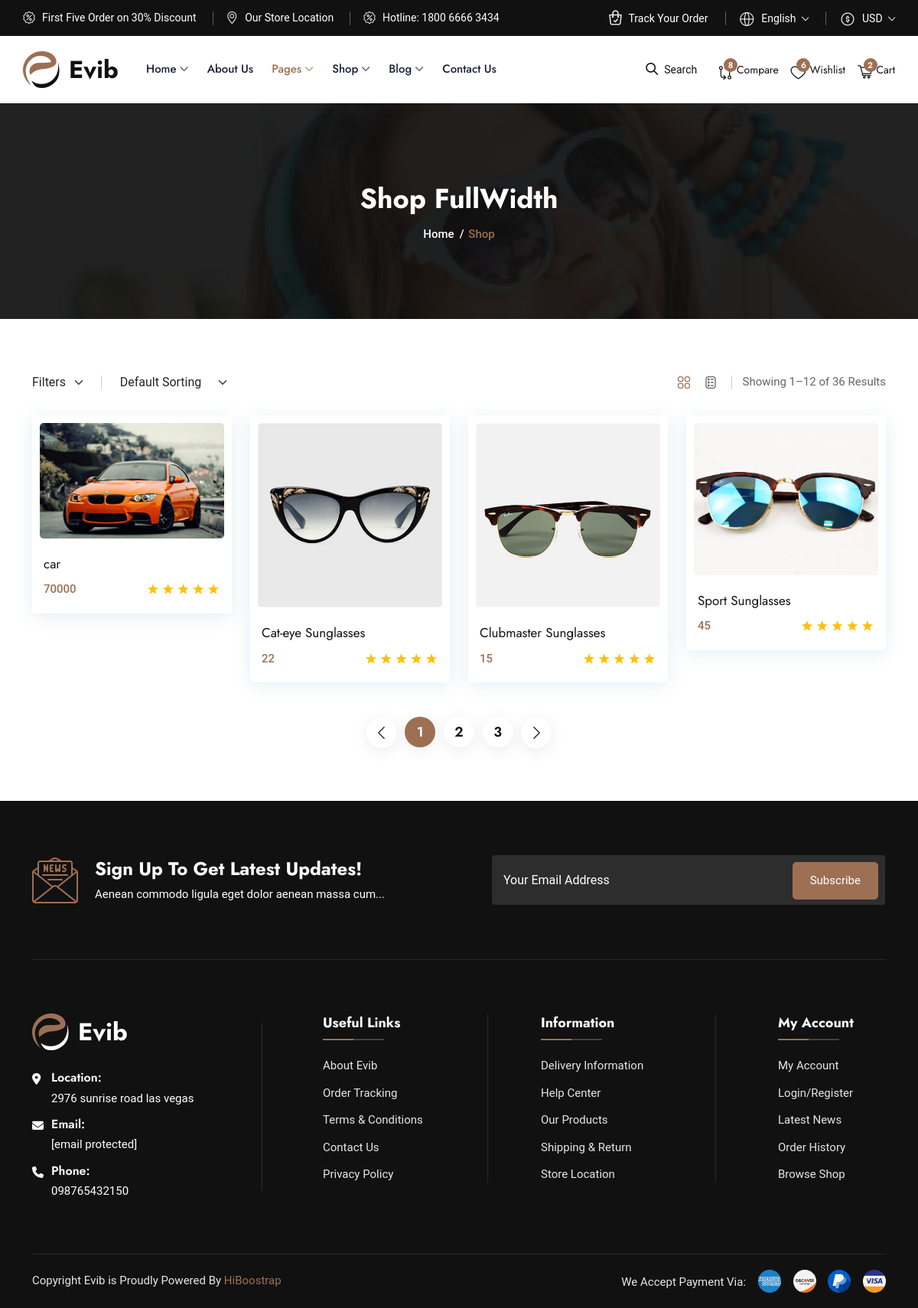
Page /view_product (signed in) on the committed database.
### app_seller/models.py (models this page shows, shortened)
class Add_Product(models.Model):
    pname=models.CharField(max_length=50)
    price = models.CharField(max_length=5)
    description= models.CharField(max_length=250)
    image = models.FileField(upload_to='pimage/',default="ghughu")
    seller = models.ForeignKey(seller_user,on_delete=models.CASCADE)

### app_buyer/views.py (the view)
# urls.py: path('view_product',views.view_product,name="view_product"),
def view_product(request):
    request.session['email']
    session_user_data = User.objects.get(email=request.session['email'])
    product_data=Add_Product.objects.all()
    return render (request,'view_product.html',{"product_data":product_data,"session_user_data":session_user_data})

### app_buyer/templates/view_product.html (shortened to what this page needs)
{% extends 'header_footer.html' %} {% load static %} {% block content %}
<div class="page-banner-area bg-1">
    <div class="container">
        <div class="page-banner-content">
            <h1>Shop FullWidth</h1>
            <ul>
                <li><a href="index.html">Home</a></li>
                <li>Shop</li>
            </ul>
        </div>
    </div>
</div>
<div class="shop-area ptb-70">
    <div class="container">
        <div class="shop-top-shorting-area">
            <div class="row align-items-center">
                <div class="col-lg-6 col-md-6">
                    <div class="shop-shorting-left-content">
                        <ul>
                            <li>
                                <select class="form-select">
 <option selected>Filters</option>
</select>
                            </li>
                            <li>
                                <select class="form-select">
<option selected>Default Sorting</option>
</select>
                            </li>
                        </ul>
                    </div>
                </div>
                <div class="col-lg-6 col-md-6">
                    <div class="shop-shorting-right-content">
                        <ul>
                            <li>
                                <div class="grid-view-content">
                                    <div class="view-list-row d-none d-lg-block d-md-block">
                                        <div class="view-column">
                                            <a href="#" class="icon-view-four active">
                                                <img src="assets/images/icon/grid-icon.svg" alt="icon">
                                            </a>
                                            <a href="#" class="view-grid-switch">
                                                <img src="assets/images/icon/list-icon.svg" alt="icon">
                                            </a>
                                        </div>
                                    </div>
                                </div>
                            </li>
                            <li>
                                <p>Showing 1–12 of 36 Results</p>
                            </li>
                        </ul>
                    </div>
                </div>
            </div>
        </div>
        <div id="products-collections-filter" class="row justify-content-center">
            {% for pro in product_data %}
            <div class="col-lg-3 col-sm-6 products-col-item">
                <div class="single-shop-card">
                    <div class="shop-image">
                        <img src="{{pro.image.url}}" alt="shop">
                    </div>
                    <div class="content">
                        <h3>
                            <a href="{% url 'product_description' pro.id %}">{{pro.pname}}</a>
                        </h3>
                        <ul class="info d-flex justify-content-between">
                            <li>
                                <span>{{pro.price}}</span>
                            </li>
                            <li>
                                <div class="rating">
                                    <i class="flaticon-star-1"></i>
                                    <i class="flaticon-star-1"></i>
                                    <i class="flaticon-star-1"></i>
                                    <i class="flaticon-star-1"></i>
                                    <i class="flaticon-star-1"></i>
                                </div>
                            </li>
                        </ul>
                    </div>
                </div>
            </div>
            {% endfor %}
        </div>
        <div class="default-pagination mt-20">
            <ul>
                <li><a href="#" class="arrow"><i class="flaticon-left-arrow"></i></a></li>
                <li><a href="#" class="active">1</a></li>
                <li><a href="#">2</a></li>
                <li><a href="#">3</a></li>
                <li><a href="#" class="arrow"><i class="flaticon-next"></i></a></li>
            </ul>
        </div>
    </div>
</div>
{% endblock %}

### app_buyer/templates/header_footer.html (shortened to what this page needs)
<!DOCTYPE html>
<html lang="en">
{% load static %}
<head>
<link rel="stylesheet" href="{% static 'assets/css/bootstrap.min.css' %}">
<link rel="stylesheet" href="{% static 'assets/css/meanmenu.css' %}">
<link rel="stylesheet" href="{% static 'assets/css/owl.carousel.min.css' %}">
<link rel="stylesheet" href="{% static 'assets/css/owl.theme.default.min.css' %}">
<link rel="stylesheet" href="{% static 'assets/css/magnific-popup.css' %}">
<link rel="stylesheet" href="{% static 'assets/css/scrollCue.css' %}">
<link rel="stylesheet" href="{% static 'assets/css/flaticon.css' %}">
<link rel="stylesheet" href="{% static 'assets/css/fontawesome.min.css' %}">
<link rel="stylesheet" href="{% static 'assets/css/banner.css' %}">
<link rel="stylesheet" href="{% static 'assets/css/shop.css' %}">
<link rel="stylesheet" href="{% static 'assets/css/blog.css' %}">
<link rel="stylesheet" href="{% static 'assets/css/footer.css' %}">
<link rel="stylesheet" href="{% static 'assets/css/style.css' %}">
<link rel="stylesheet" href="{% static 'assets/css/responsive.css' %}">
</head>
<body>
<div class="top-header-area bg-111111">
<div class="container-fluid">
<div class="row align-items-center">
<div class="col-lg-7">
<div class="top-header-left-content">
<ul>
<li>
<i class="flaticon-discount"></i>
First Five Order on 30% Discount
</li>
<li>
<i class="flaticon-placeholder"></i>
Our Store Location
</li>
<li>
<i class="flaticon-discount"></i>
Hotline: <a href="tel:180066663434">1800 6666 3434</a>
</li>
</ul>
</div>
</div>
<div class="col-lg-5">
 <div class="top-header-right-content">
<ul>
<li>
<i class="flaticon-shopping-bag"></i>
<a href="#">Track Your Order</a>
</li>
<li>
<i class="flaticon-worldwide"></i>
<select class="form-select">
<option selected>English</option>
</select>
</li>
<li>
<i class="flaticon-coin"></i>
<select class="form-select">
<option selected>USD</option>
</select>
</li>
</ul>
</div>
</div>
</div>
</div>
</div>
<div class="navbar-area">
<div class="desktop-nav">
<div class="container-fluid">
<nav class="navbar navbar-expand-md navbar-light">
<a class="navbar-brand" href="index.html">
<img src="{% static 'assets/images/logo.webp' %}" alt="logo">
</a>
<div class="collapse navbar-collapse mean-menu" id="navbarSupportedContent">
<ul class="navbar-nav me-auto">
<li class="nav-item">
<a href="#" class="nav-link dropdown-toggle">
Home
</a>
</li>
<li class="nav-item">
<a href="about.html" class="nav-link">About Us</a>
</li>
<li class="nav-item">
    <a href="#" class="nav-link dropdown-toggle active">
        Pages
    </a>
</li>
<li class="nav-item">
<a href="#" class="nav-link dropdown-toggle">
Shop
</a>
</li>
<li class="nav-item">
<a href="#" class="nav-link dropdown-toggle">
Blog
</a>
</li>
<li class="nav-item">
<a href="contact-us.html" class="nav-link">Contact Us</a>
</li>
</ul>
<div class="others-options">
<div class="option-item">
<div class="search-bar">
<form action="{% url 'search' %}"  method="POST" >
<div class="from-group">
<input type="text" placeholder="Search" class="form-control" name="ser">
<i class="flaticon-search"></i>
</div>
</form>
</div>
</div>
<div class="option-item">
<a href="compare.html" class="nav-btn">
<div class="icon">
<i class="flaticon-compare"></i>
<span>8</span>
</div>
Compare
</a>
</div>
<div class="option-item">
<a href="wishlist.html" class="nav-btn">
<div class="icon">
<i class="flaticon-heart"></i>
 <span>6</span>
</div>
Wishlist
</a>
</div>
<div class="option-item">
<a href="{% url 'view_cart'%}" class="nav-btn">
<div class="icon">
<img src="{% static 'assets/images/icon/cart-icon.svg' %}" alt="icon">
<span>2</span>
</div>
Cart
</a>
</div>
</div>
</div>
</nav>
</div>
</div>
</div>
{% block content %}
{% endblock %}
<div class="subscribe-area bg-111111">
    <div class="container">
    <div class="subscribe-overly ptb-70">
    <div class="row align-items-center">
    <div class="col-lg-6 col-md-6">
    <div class="subscribe-content d-flex align-items-center">
    <div class="icon">
    <img src="{% static 'assets/images/icon/newsletter-icon-1.svg' %}" alt="icon">
    </div>
    <div class="content">
    <h2>Sign Up To Get Latest Updates!</h2>
    <p>Aenean commodo ligula eget dolor aenean massa cum...</p>
    </div>
    </div>
    </div>
    <div class="col-lg-6 col-md-6">
    <div class="subscribe-form">
    <form class="newsletter-form" data-toggle="validator">
    <input type="email" class="form-control" placeholder="Your Email Address" name="EMAIL" required autocomplete="off">
    <button class="default-btn" type="submit">
    Subscribe
    </button>
    </form>
    </div>
    </div>
    </div>
    </div>
    </div>
    </div>
    <div class="footer-area bg-111111 pt-70 pb-40">
    <div class="container">
    <div class="row">
    <div class="col-lg-4 col-sm-6">
    <div class="single-footer-widget logo-content">
    <div class="logo">
    <a href="index.html">
    <img src="{% static 'assets/images/white-logo.webp' %}" alt="logo">
    </a>
    </div>
    <ul>
    <li>
    <i class="fa-solid fa-location-dot"></i>
    <h5>Location:</h5>
    <span>2976 sunrise road las vegas</span>
    </li>
    <li>
    <i class="fa-solid fa-envelope"></i>
    <h5>Email:</h5>
    <a href="mail:hello@evib.com"><span class="__cf_email__" data-cfemail="0d65686161624d687b646f236e6260">[email&#160;protected]</span></a>
    </li>
    <li>
    <i class="fa-solid fa-phone"></i>
    <h5>Phone:</h5>
    <a href="tel:098765432150">098765432150</a>
    </li>
    </ul>
    </div>
    </div>
    <div class="col-lg-3 col-sm-6">
    <div class="single-footer-widget useful-link">
    <h3>Useful Links</h3>
    <ul class="link-list">
    <li>
    <a href="about.html">About Evib</a>
    </li>
    <li>
    <a href="track-order.html">Order Tracking</a>
    </li>
    <li>
    <a href="terms-condition.html">Terms & Conditions</a>
    </li>
    <li>
    <a href="contact-us.html">Contact Us</a>
    </li>
    <li>
    <a href="privacy-policy.html">Privacy Policy</a>
    </li>
    </ul>
    </div>
    </div>
    <div class="col-lg-3 col-sm-6">
    <div class="single-footer-widget information">
    <h3>Information</h3>
    <ul class="link-list">
    <li>
    <a href="#">Delivery Information</a>
    </li>
    <li>
    <a href="#">Help Center</a>
    </li>
    <li>
    <a href="shop-full-width.html">Our Products</a>
    </li>
    <li>
    <a href="#">Shipping & Return</a>
    </li>
    <li>
    <a href="store-location.html">Store Location</a>
    </li>
    </ul>
    </div>
    </div>
    <div class="col-lg-2 col-sm-6">
    <div class="single-footer-widget my-account">
    <h3>My Account</h3>
    <ul class="link-list">
    <li>
    <a href="my-account.html">My Account</a>
    </li>
    <li>
    <a href="login.html">Login/Register</a>
    </li>
    <li>
    <a href="blog-grid.html">Latest News</a>
    </li>
    <li>
    <a href="#">Order History</a>
    </li>
    <li>
    <a href="shop-full-width.html">Browse Shop</a>
    </li>
    </ul>
    </div>
    </div>
    </div>
    </div>
    </div>
    <div class="copy-right-area bg-111111">
    <div class="container">
    <div class="copy-right-overly">
    <div class="row align-items-center">
    <div class="col-lg-6 col-md-6">
    <div class="copyright-left-content">
    <p>Copyright Evib is Proudly Powered By <a href="https://hibootstrap.com/" target="_blank">HiBoostrap</a></p>
    </div>
    </div>
    <div class="col-lg-6 col-md-6">
    <div class="copyright-right-content">
    <ul>
    <li><span>We Accept Payment Via:</span></li>
    <li>
    <a href="#">
    <img src="{% static 'assets/images/banking/banking-img-1.webp' %}" alt="image">
    </a>
    </li>
    <li>
    <a href="#">
    <img src="{% static 'assets/images/banking/banking-img-2.webp' %}" alt="image">
    </a>
    </li>
    <li>
    <a href="#">
     <img src="{% static 'assets/images/banking/banking-img-3.webp' %}" alt="image">
    </a>
    </li>
    <li>
    <a href="#">
    <img src="{% static 'assets/images/banking/banking-img-4.webp' %}" alt="image">
    </a>
    </li>
    </ul>
    </div>
    </div>
    </div>
    </div>
    </div>
    </div>
    </body>
    </html>

### rows in the picture
Add_Product: image (picture), pname "car", price "70000"
Add_Product: image (picture), pname "Cat-eye Sunglasses", price "22"
Add_Product: image (picture), pname "Clubmaster Sunglasses", price "15"
Add_Product: image (picture), pname "Sport Sunglasses", price "45"
